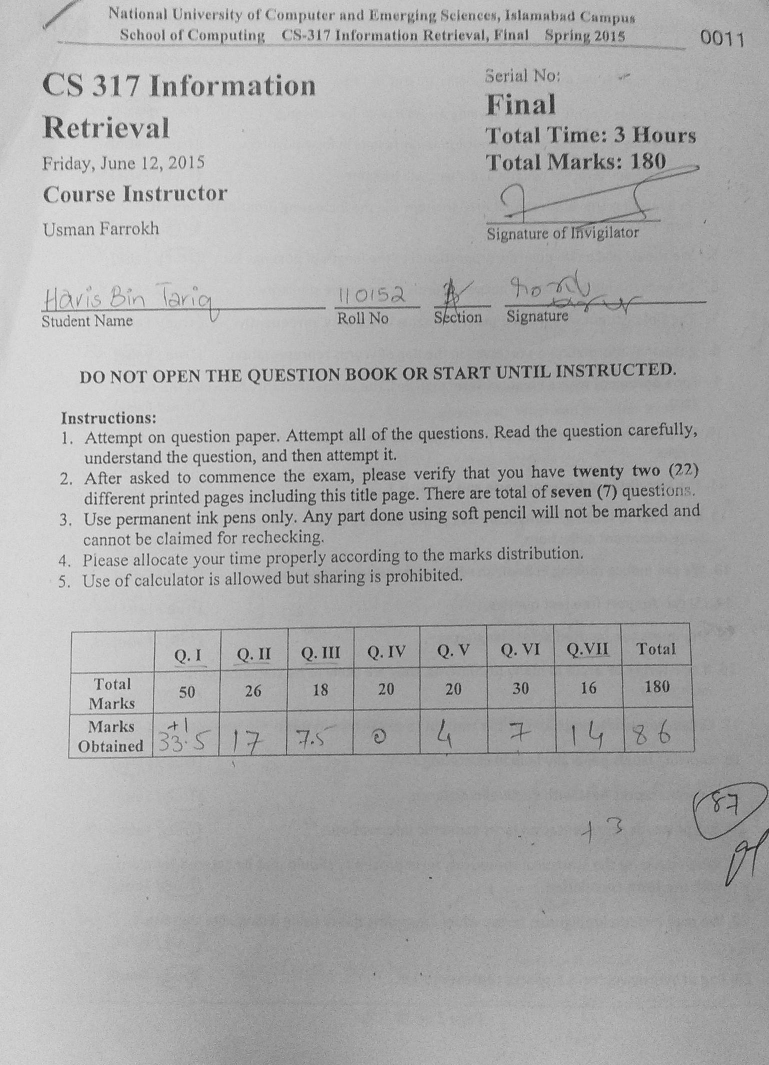
%> input picture Roll/out1.jpg, 1538 x 2130 px (shown at 1/2 size)
$ octave --eval "check;"   (GNU Octave 9; MATLAB toolbox functions it lacks are replaced by stand-ins)
%> lines starting %> are read from the running program, lines starting %| are printed output that depends on the picture; in (x1, y1, x2, y2) boxes, pixels count from 0 and x2, y2 are one past the last pixel; in counts of white or black regions, pixels touching at a corner belong together; the program's own positions count from 1
### Roll/tot.m
function tot(image);
%> called with image = 'out1.jpg'

im = imread(image);
%> im is the input picture: size 2130x1538x3 uint8; min 0, max 255, mean 171.1
if ndims(im)>=3
	im = rgb2gray(im);
%> im: size 2130x1538 uint8
end

[origRow,origCol] = size(im);
%> origRow = 2130; origCol = 1538

%figure, imshow(im) , title('Original');
%im = imrotate(im,33,'crop');
new_im = im;
% [18 lines of commented-out code are left out]
edgi = edge(im,'prewitt',[],'horizontal');
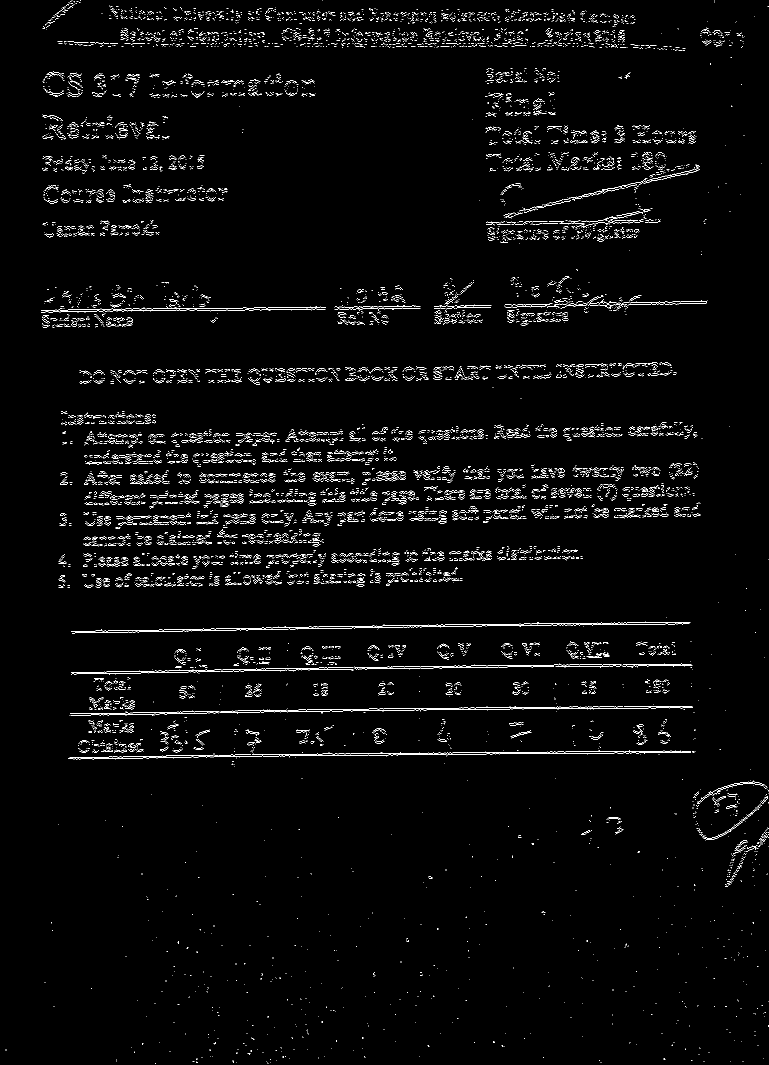
%> edgi: size 2130x1538 logical (shown at 1/2 size); 2.2% white in thin lines or dots
edgi = imsharpen(double(edgi));
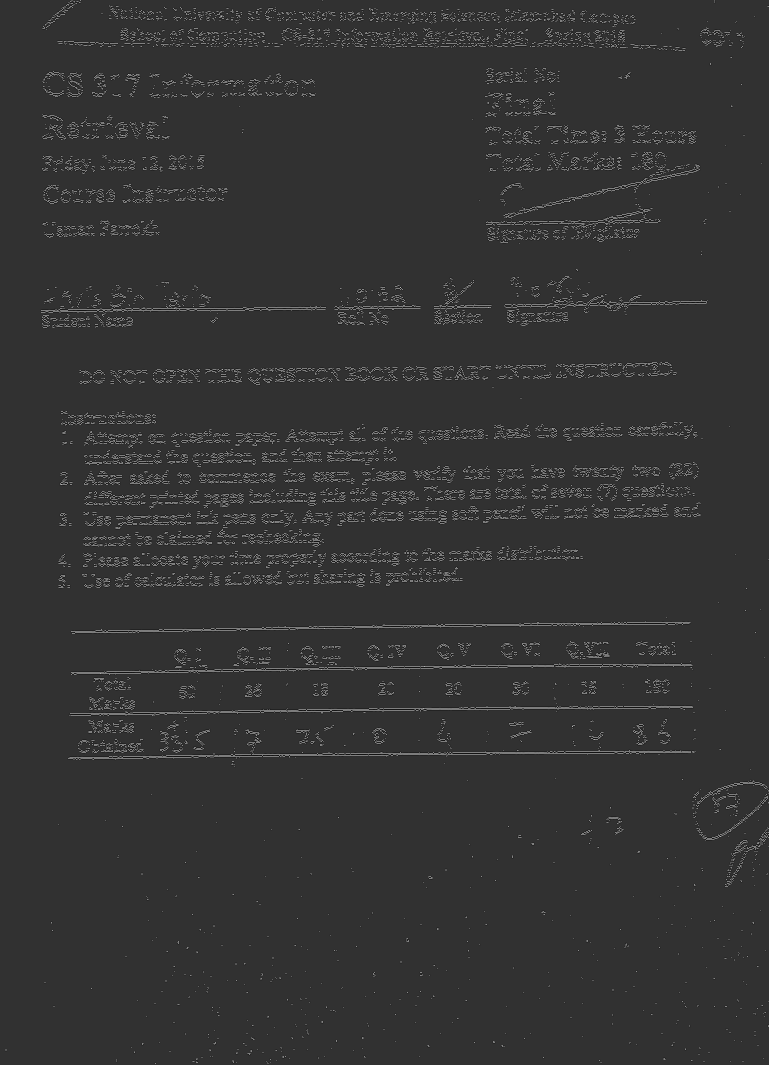
%> edgi: size 2130x1538 double (shown at 1/2 size); min -0.398, max 1.67, mean 0.0221; drawn with min black and max white
%figure, imshow(edgi);

[H,theta,rho] = hough(edgi);
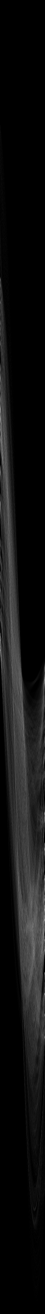
%> H: size 5253x180 double (shown at 1/4 size); min 0, max 1279, mean 85; drawn with min black and max white
%> theta = 180 values from -90 to 89; rho = 5253 values from -2626 to 2626
P = houghpeaks( H,7,'threshold', ceil( 0.3*max( H(:) ) ) );
%> P = [3253 180; 4061 180; 3977 180; 3894 180; 4149 180; 3517 180; 3678 180]

x = theta(P(:,2));
%> x = [89 89 89 89 89 89 89]
y = rho(P(:,1));
%> y = [626 1434 1350 1267 1522 890 1051]
%plot(x,y,'s','color','black');

lines = houghlines(edgi,theta,rho,P,'FillGap',5,'MinLength',10);
%> lines = 171 lines; longest, point1 to point2 (x, y): (1353, 603) to (1410, 603), (1181, 606) to (1238, 606), (780, 613) to (837, 613), (551, 617) to (608, 617), (379, 620) to (436, 620), (207, 623) to (264, 623)

figure, imshow(im), hold on

[rr,cc] = size(edgi);
%> rr = 2130; cc = 1538
vect = zeros(cc,2);

lin=0;
max_len = 0;

row=[1 length(lines)];
%> row = [1 171]
row(:,:) = rr+1;

for k = 1:length(lines)
   xy = [lines(k).point1; lines(k).point2];
   plot(xy(:,1),xy(:,2),'LineWidth',2,'Color','green');

   row(1,k) = xy(2,2);
   % Plot beginnings and ends of lines
   %plot(xy(1,1),xy(1,2),'x','LineWidth',2,'Color','yellow');
   %plot(xy(2,1),xy(2,2),'x','LineWidth',2,'Color','red');

   % Determine the endpoints of the longest line segment
   len = norm(lines(k).point1 - lines(k).point2);
   if ( len > max_len)
      max_len = len;
      xy_long = xy;
   end
end
%> this loop made 171 passes
%> (len, max_len, xy_long) on pass 1: (57, 57, [1353 603; 1410 603])
%> (xy, len) on passes 2 to 7: ([1296 604; 1352 604], 56), ([1239 605; 1295 605], 56), ([1181 606; 1238 606], 57), ([1124 607; 1180 607], 56), ([1067 608; 1123 608], 56), ([1010 609; 1066 609], 56)
%> after the loop, row = 171 values, max 1521 at index 115, min 603 at index 1, mean 1134.7

%highlight the longest line segment
plot(xy_long(:,1),xy_long(:,2),'LineWidth',2,'Color','red');
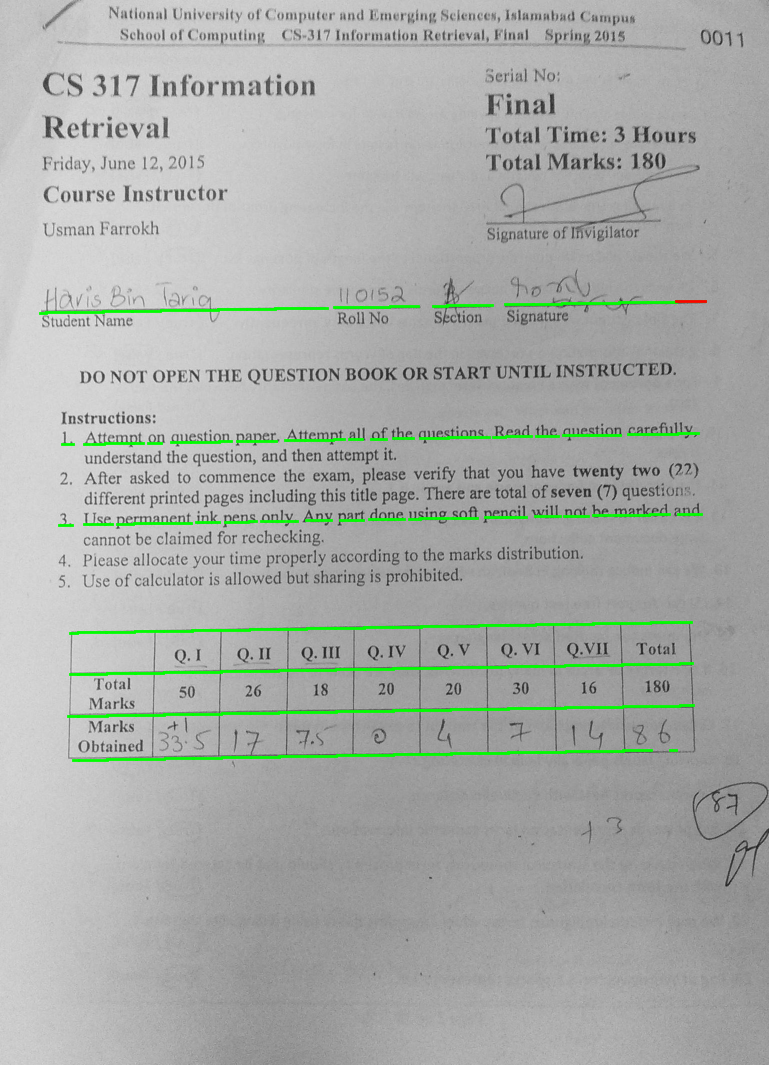
%> figure redrawn from the program's plot data; shown at 1/2 size
%figure, imshow(im) , title('Outiiii');

%results = ocr(im);
% Display one of the recognized words
%word = results.Text

temp = min(row(1,:))
%> temp = 603
mini =max(row(1,:))
%> mini = 1521

totalLiness = length(lines)
%> totalLiness = 171
finRow=0;

if(temp<= (300))
	for i=1:totalLiness
		if( (row(1,i) < mini) & row(1,i) >300 )
			finRow = row(1,i);
			mini = row(1,i);
		end
	end
else
	finRow = temp;
%> finRow = 603
end

finRow
%> finRow = 603

nim = zeros(240,cc);
start = finRow-120;
%> start = 483
endi = finRow+120;
%> endi = 723

irow=1;
icol=1;

if(start<0)
	start = -1*(start);
end

if(endi<0)
	endi = -1*(endi);
end

for i=start:endi
	for j=1:cc
			nim(irow,icol) = im(i,j);
			icol=icol+1;
	end
	irow=irow+1;
	icol=1;
end
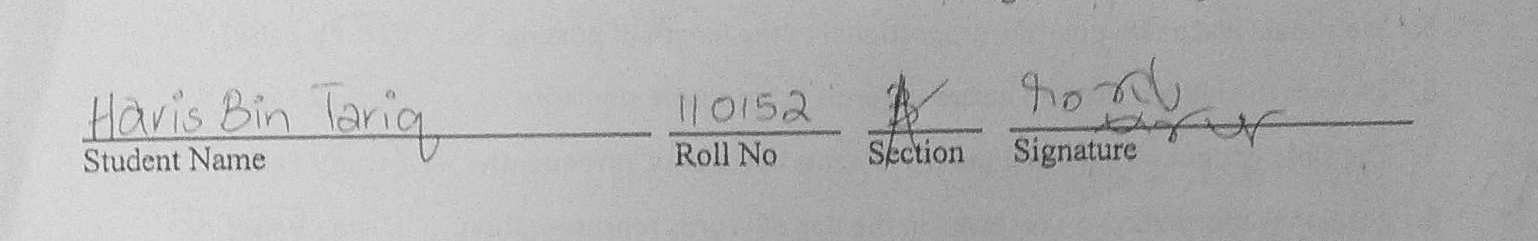
%> nim: size 241x1538 double; min 26, max 254, mean 178.9
%> after the loop, irow = 242

edgi = edge(nim,'prewitt',[],'both');
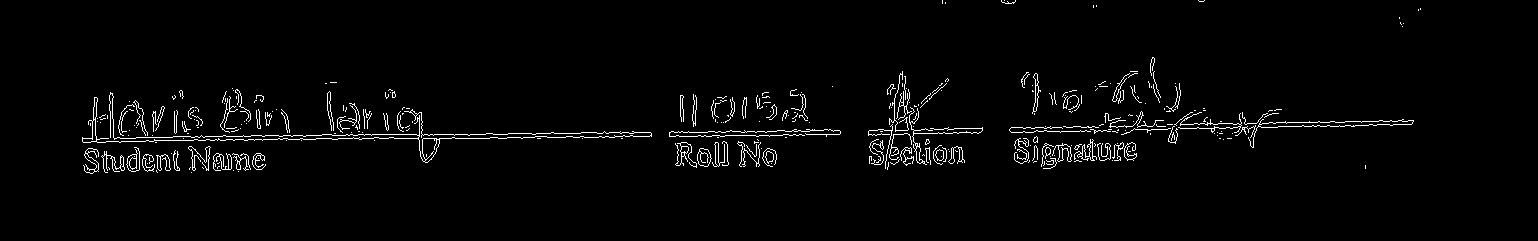
%> edgi: size 241x1538 logical; 2.4% white in thin lines or dots, all inside (x1, y1, x2, y2) = (82, 0, 1421, 174)
%figure , imshow(edgi,[]) , title('Edgee Image');
%imwrite(double(edgi),'nameBar.png');
figure, imshow(nim,[]) , title('Name_place');

### Roll/check.m
function check()

tot('out1.jpg') , title('out_1');
tot('out2.jpg') , title('out_2');
%> the run ends on the next line
tot('out3.jpg') , title('out_3');
tot('out4.jpg') , title('out_4');
tot('out5.jpg') , title('out_5');
tot('out6.jpg') , title('out_6');

end

$ run again, with Trans/mark_3.jpg copied over Roll/out1.jpg
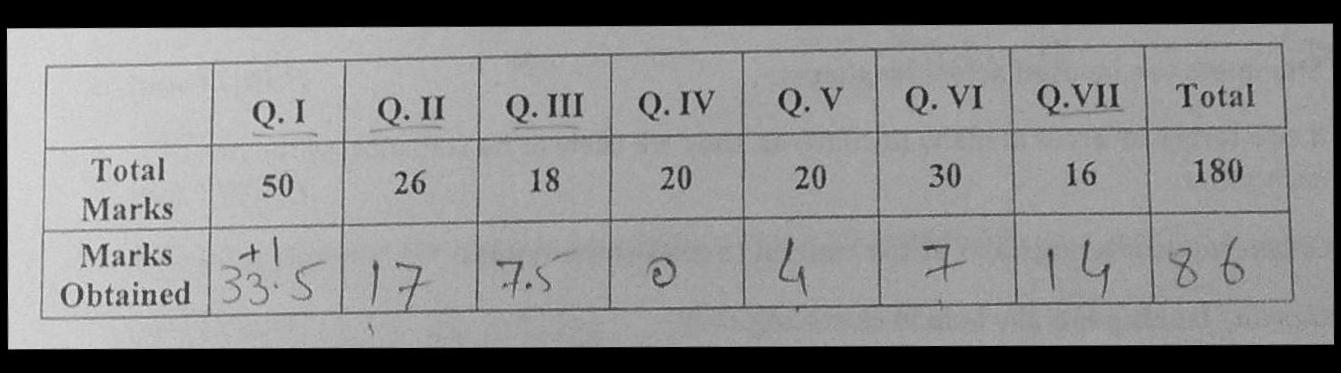
%> input picture Trans/mark_3.jpg, 1341 x 373 px
%> in tot, im is the input picture: size 373x1341x3 uint8; min 0, max 233, mean 139.9
%> im: size 373x1341 uint8
%> in tot, `edgi = edge(im,'prewitt',[],'horizontal');`:
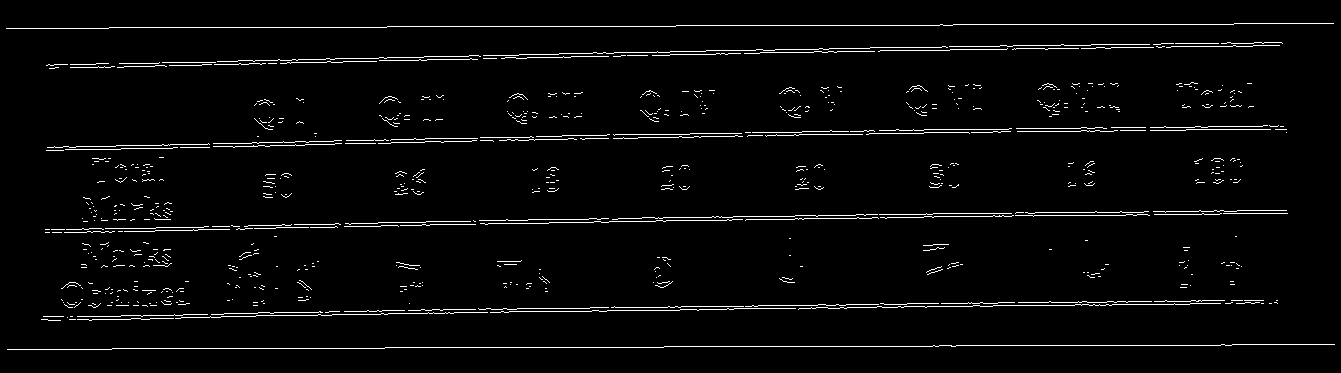
%> edgi: size 373x1341 logical; 3.1% white in thin lines or dots, all inside (x1, y1, x2, y2) = (6, 23, 1335, 350)
%> theta = 180 values from -90 to 89; rho = 2783 values from -1391 to 1391
%> P = [1622 180; 1540 180; 1458 180; 1366 1; 1045 1; 1710 180; 1106 2]
%> x = [89 89 89 -90 -90 89 -89]
%> y = [230 148 66 -26 -347 318 -286]
%> lines = 91 lines; longest, point1 to point2 (x, y): (5, 27) to (1236, 27), (6, 348) to (1234, 348), (879, 302) to (1172, 307), (91, 289) to (186, 290), (1063, 212) to (1120, 212), (891, 215) to (948, 215)
%> in tot, `row=[1 length(lines)];`: row = [1 91]
%> the loop in tot, `for k = 1:length(lines)` made 91 passes
%> (len, max_len, xy_long) on passes 1, 2, 4: (53, 53, [1236 209; 1289 209]), (56, 56, [1178 210; 1234 210]), (57, 57, [1063 212; 1120 212])
%> after the loop in tot, `for k = 1:length(lines)`: max_len = 1231; row = 91 values, max 348 at index 68, min 27 at index 67, mean 181.4; xy_long = [5 27; 1236 27]
%> in tot, `plot(xy_long(:,1),xy_long(:,2),'LineWidth',2,'Color','red');`:
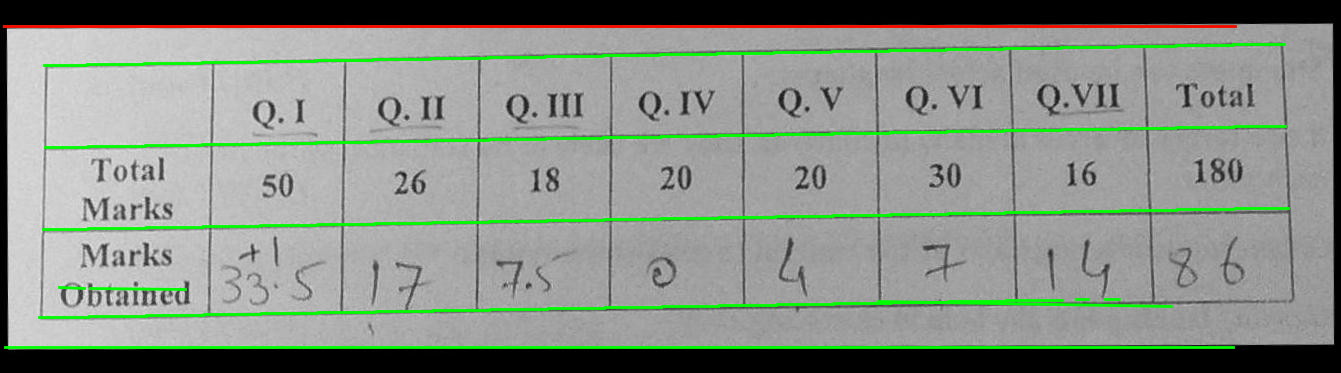
%> figure redrawn from the program's plot data
%> temp = 27
%> in tot, `mini =max(row(1,:))`: mini = 348
%> totalLiness = 91
%> the loop in tot, `for i=1:totalLiness` made 91 passes
%> after the loop in tot, `for i=1:totalLiness`: finRow = 301
%> start = 181
%> endi = 421
